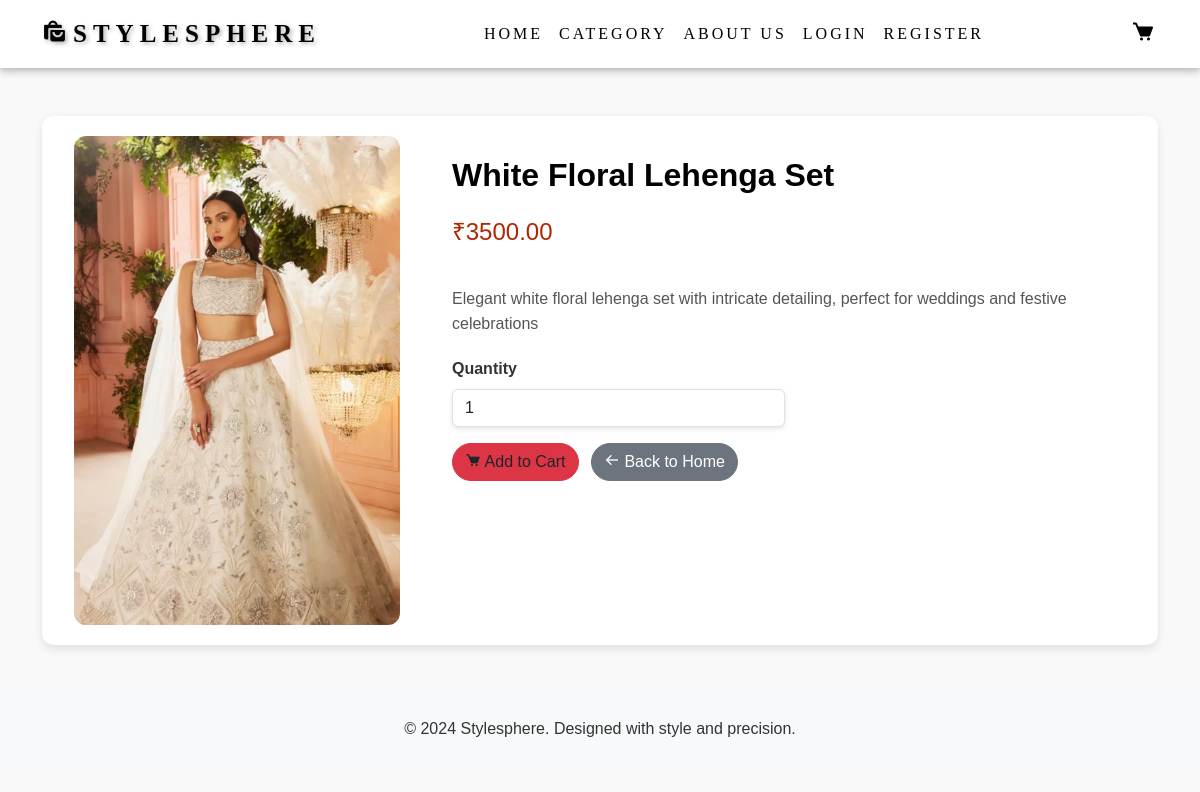
The page /viewmorepage/13 on the database its author committed.
### styleapp/models.py (models this page shows, shortened)
class Clothes(models.Model):
    name = models.CharField(max_length=255)
    description = models.TextField()
    price = models.DecimalField(max_digits=10, decimal_places=2)
    stock = models.IntegerField(default=100)
    category = models.ForeignKey(Category, on_delete=models.CASCADE)
    image = models.ImageField(upload_to='clothes_images/')

### styleapp/views.py (the view)
# urls.py: path('viewmorepage/<int:a>',views.viewmorepage,name='viewmorepage'),
def viewmorepage(request,a):
    if request.user.is_authenticated:
        current = request.user.id
        user_det = User.objects.get(id=current)
        cloth = Clothes.objects.get(id=a)
        return render(request,"viewmore.html",{'User':user_det,'cloths':cloth})
    else:
        cloth = Clothes.objects.get(id=a)
        return render(request,"viewmore.html",{'cloths':cloth})

### templates/viewmore.html (shortened to what this page needs)
<!DOCTYPE html>
<html lang="en">
<head>
    {% load static %}
    <link href="https://cdnjs.cloudflare.com/ajax/libs/bootstrap/5.3.0/css/bootstrap.min.css" rel="stylesheet">
    <link href="https://unpkg.com/boxicons@2.1.4/css/boxicons.min.css" rel="stylesheet">
    <link rel="stylesheet" href="{% static 'css/viewmore.css' %}">
</head>
<body>
    <header style="background-color: rgb(255, 255, 255);">
        <nav class="navbar navbar-expand-lg navbar-light bg-white shadow-sm">
            <div class="container">
                <a href="{% url 'index' %}" class="navbar-brand logo" style="text-decoration: none; color: black;"><i class='bx bxs-shopping-bags' style="font-size: 25px;"></i>Stylesphere</a>
                {% if User %}
                    <div class="collapse navbar-collapse" id="navbarNav">
                        <ul class="navbar-nav mx-auto">
                            <li class="nav-item"><a href="{% url 'index' %}" class="nav-link" style="color: black;">Home</a></li>
                            <li class="nav-item"><a href="{% url 'categorypage' %}" class="nav-link" style="color: black;">Category</a></li>
                            <li class="nav-item"><a href="{% url 'about' %}" class="nav-link" style="color: black;">About Us</a></li>
                            <li class="nav-item"><a href="{% url 'logout_user' %}" class="nav-link" style="color: black;">Logout</a></li>
                        </ul>
                        <div class="d-flex">
                            <a href="#" class="nav-link" style="color: black; font-size: 1.5em;padding-right: 15px;text-decoration: none;">Welcome {{ User.first_name }}<i class="bx bxs-user"></i></a>
                            <a href="{% url 'cart_view' %}" class="nav-link" style="color: black; font-size: 1.5em;"><i class="bx bxs-cart"></i></a>
                        </div>
                    </div>
                {% else %}
                    <div class="collapse navbar-collapse" id="navbarNav">
                        <ul class="navbar-nav mx-auto">
                            <li class="nav-item"><a href="{% url 'index' %}" class="nav-link" style="color: black;">Home</a></li>
                            <li class="nav-item"><a href="{% url 'categorypage' %}" class="nav-link" style="color: black;">Category</a></li>
                            <li class="nav-item"><a href="{% url 'about' %}" class="nav-link" style="color: black;">About Us</a></li>
                            <li class="nav-item"><a href="{% url 'signin' %}" class="nav-link" style="color: black;">Login</a></li>
                            <li class="nav-item"><a href="{% url 'signup' %}" class="nav-link" style="color: black;">Register</a></li>
                        </ul>
                        <div class="d-flex">
                            <a href="{% url 'cart_view' %}" class="nav-link" style="color: black; font-size: 1.5em;"><i class="bx bxs-cart"></i></a>
                        </div>
                    </div>
                {% endif %}
            </div>
        </nav>
    </header>
    <main class="container py-5">
        <div class="row product-container">
            <div class="col-md-6 product-image">
                <img src="{{ cloths.image.url }}" alt="{{ cloths.name }}" class="img-fluid">
            </div>
            <div class="col-md-6 product-details">
                <h1 class="product-title">{{ cloths.name }}</h1>
                <p class="product-price">₹{{ cloths.price }}</p>
                <p class="product-description">{{ cloths.description }}</p>
                <form method="post" action="{% url 'add_to_cart' cloths.id %}">
                    <div class="mb-3">
                        <label for="quantity-input" class="form-label fw-bold">Quantity</label>
                        <input type="number" id="quantity-input" name="quantity" class="form-control w-50" min="1" value="1">
                    </div>
                    <button type="submit" class="btn btn-danger text-dark me-2">
                        <i class="bx bxs-cart"></i> Add to Cart
                    </button>
                    <a href="{% url 'index' %}" class="btn btn-secondary">
                        <i class="bx bx-arrow-back"></i> Back to Home
                    </a>
                </form>
            </div>
        </div>
    </main>
    <footer class="bg-light text-center py-4">
        <p class="mb-0">&copy; 2024 Stylesphere. Designed with style and precision.</p>
    </footer>
</body>
</html>

### static/css/viewmore.css (style rules this page uses)
body { font-family: 'Arial', sans-serif; color: #333; background-color: #f9f9f9; }
header { background-color: rgb(170, 23, 23); color: black; padding: 0px 0; text-align: center; font-family: 'Playfair Display', serif; letter-spacing: 3px; text-transform: uppercase; box-shadow: 0 4px 8px rgba(0, 0, 0, 0.2); }
.logo { font-family: 'Playfair Display', serif; font-size: 50px; font-weight: 700; color: black; letter-spacing: 6px; text-transform: uppercase; text-shadow: 2px 2px 4px rgba(0, 0, 0, 0.3); text-decoration: none; }
.navbar { display: flex; flex-direction: column; align-items: center; padding: 10px; background-color: rgba(0, 0, 0, 0.7); }
.product-container { background: #fff; border-radius: 12px; box-shadow: 0 4px 10px rgba(0, 0, 0, 0.1); overflow: hidden; margin: auto; display: flex; flex-wrap: wrap; padding: 20px; }
.product-image { width: 100%; max-width: 350px; height: auto; margin-right: 20px; }
.product-image img { width: 100%; height: auto; object-fit: cover; border-radius: 12px; }
.product-details { flex: 1; display: flex; flex-direction: column; padding: 20px; }
.product-title { font-size: 2em; font-weight: 600; color: #000; margin-bottom: 10px; }
.product-price { font-size: 1.5em; color: #b12704; margin-top: 10px; display: flex; align-items: center; }
.product-description { margin: 20px 0; color: #555; line-height: 1.6; }
.form-select, .form-control { border-radius: 6px; box-shadow: 0 2px 5px rgba(0, 0, 0, 0.1); }
.btn { border-radius: 25px; font-size: 1em; font-weight: 500; }

### templates/viewmore.html (style rules this page uses)
header { background-color: rgb(170, 23, 23); color: black; padding: 0px 0; text-align: center; font-family: 'Playfair Display', serif; letter-spacing: 3px; text-transform: uppercase; box-shadow: 0 4px 8px rgba(0, 0, 0, 0.2); }
.logo { font-family: 'Playfair Display', serif; font-size: 25px; font-weight: 700; color: black; letter-spacing: 6px; text-transform: uppercase; text-shadow: 2px 2px 4px rgba(0, 0, 0, 0.3); text-decoration: none; }
.navbar { display: flex; flex-direction: column; align-items: center; padding: 10px; background-color: rgba(0, 0, 0, 0.7); }

### rows shown on the page
Clothes: image (picture), name "White Floral Lehenga Set", price "3500.00", description "Elegant white floral lehenga set with intricate detailing, perfect for weddings and festive celebrations"
